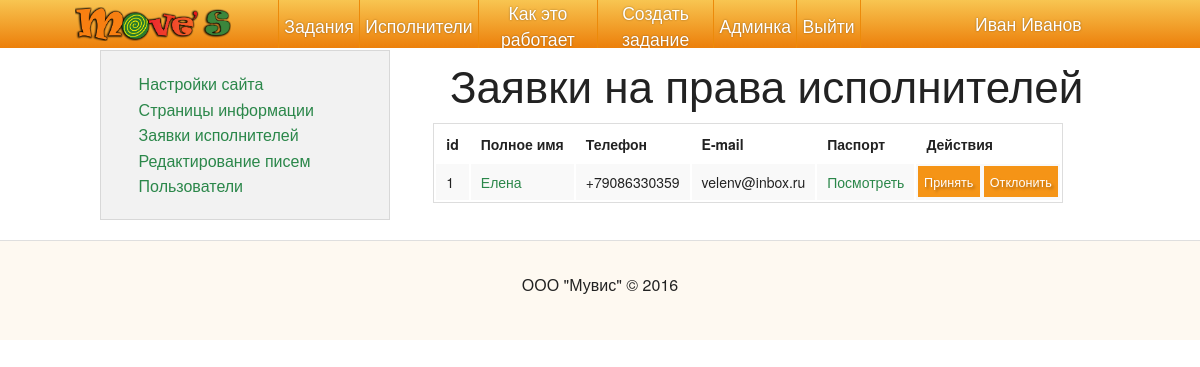
Page /admin/applications/ (signed in) on the committed database.
### project/modules/user/model.py (models this page shows, shortened)
class User(Model, UserMixin):
    id = Column(db.Integer, primary_key=True)
    full_name = Column(db.String(255), nullable=False)
    registered_at = Column(db.DateTime, default=datetime.datetime.utcnow)
    last_visited_at = Column(db.DateTime, default=None)
    phone = Column(db.String(100))
    email = Column(db.String(100))
    password = Column(db.String(64), nullable=False)
    password_salt = Column(db.String(8), nullable=False)
    city = Column(db.String(255), nullable=False)
    active = Column(db.Boolean, default=True, nullable=False) # Is account activated
    email_confirmed = Column(db.Boolean, default=False, nullable=False) # Is account activated
    phone_confirmed = Column(db.Boolean, default=False, nullable=False) # Is phone confirmed
    doer = Column(db.Boolean, default=False, nullable=False)   # Does a user have doer rights
    task_categories = relationship('Category', secondary=category_to_doer, backref=db.backref('doers', lazy='dynamic'))
    balance = Column(db.Numeric(precision=15, scale=2), default=None)
    avatar_id = Column(db.Integer, db.ForeignKey('upload.id'), nullable=True)
    avatar = relationship('Upload', foreign_keys=[avatar_id], uselist=False)
    rights = Column(db.String(100), nullable=False, default='user')
    roles = db.relationship('Role', secondary=role_to_user, backref=db.backref('users', lazy='dynamic'))
    age = Column(db.Integer)
    about = Column(db.Text(2048), default='')
    deleted = Column(db.Boolean, default=False, nullable=False)
    _rating = Column('rating', db.Float, nullable=False, default=0.0)
    @hybrid_property
    def rating(self):
        return self._rating
    @rating.setter
    def rating(self, value):
        raise Exception('Please, use User.add_rating(rater, value) and User.remove_rating(rating_id) methods')
    def is_authenticated(self):
        return True

### project/modules/doer_application/model.py (models this page shows)
class DoerApplication(Model):
    id = Column(db.Integer, primary_key=True)
    user_id = Column(db.Integer, db.ForeignKey('user.id'))
    user = relationship('User', foreign_keys=[user_id], uselist=False)
    passport_scan_id = Column(db.Integer, db.ForeignKey('upload.id'), nullable=False)
    passport_scan = relationship('Upload', foreign_keys=[passport_scan_id], uselist=False)
    created_at = Column(db.DateTime, default=datetime.datetime.utcnow)

### project/modules/admin/views.py (the view)
@frontend.route('admin/applications/', methods=['GET'])
@rights_required('admin')
def admin_applications():
    applications = DoerApplication.query.all()
    return render_template('admin/applications.html', **{
        'applications': applications
    })

### project/security.py (called while the page is built)
@login_manager.user_loader
def load_user(id):
    print('USER LOADER CALLED')
    result = User.query.get( int(id) )
    print('REQUESTED USER ID: {}'.format(id))
    print('REQUESTED USER: {}'.format(result))
    return result

### project/template_globals.py (called while the page is built)
@app.template_filter('nl2br')
def nl2br(value):
    value = re.sub(r'\r\n|\r|\n', '\n', value)
    return Markup(value.replace('\n', '<br />'))

@app.template_filter('oneline')
def oneline(value):
    value = re.sub(r'\r\n|\r|\n', '\n', value)
    return Markup(value.replace('\n', ' '))

@app.context_processor
def inject_globals():
	return {
		'now': datetime.datetime.now(),
		'settings': Constant.query.filter_by(active=True).first(),
		'config': config,
        'user_avatar_link': user_avatar_link
	}

### project/util.py (called while the page is built)
def rights_required(rights):
    rights_order = ['guest', 'deleted', 'user', 'moderator', 'admin']
    def decorator(f):
        @functools.wraps(f)
        def wrapper(*args, **kwargs):
            rights_level = current_user.rights or 'guest'
            if rights_level not in rights_order:
                return redirect( url_for('frontend.access_denied') )
            if rights_order.index(rights_level) < rights_order.index(rights):
                return redirect( url_for('frontend.access_denied') )
            return f(*args, **kwargs)
        return wrapper
    return decorator

### templates/admin/applications.html (shortened to what this page needs)
{% extends 'admin/admin_base.html' %}
{% block controller %}admin_applications{% endblock %}
{% block admin_page %}
	<h1>Заявки на права исполнителей</h1>
    <div class="admin-applications">
    	<table class="admin-applications__list">
    	<tr>
    		<th>id</th>
    		<th>Полное имя</th>
    		<th>Телефон</th>
    		<th>E-mail</th>
            <th>Паспорт</th>
    		<th>Действия</th>
    	</tr>
    	{% for application in applications %}
    		<tr class="admin-applications__item">
    			<td class="admin-applications__id">{{ application.id }}</td>
    			<td class="admin-applications__name"><a href="{{ url_for('frontend.user_view', id=application.user.id) }}">{{ application.user.full_name }}</a></td>
    			<td class="admin-applications__phone">{{ application.user.phone }}</td>
                <td class="admin-applications__email">{{ application.user.email }}</td>
    			<td class="admin-applications__passport"><a href="{{ application.passport_scan.url }}" target="_blank">Посмотреть</a></td>
    			<td class="admin-applications__actions">
    				<form class="single-action-form" action="{{ url_for('frontend.confirm_doer_application') }}" method="POST">
    					<input type="submit" class="button mini" value="Принять">
    				</form>
    				<form class="single-action-form" action="{{ url_for('frontend.reject_doer_application') }}" method="POST">
    					<input type="submit" class="button mini" value="Отклонить">
    				</form>
    			</td>
    		</tr>
    	{% endfor %}
    	</table>
    </div>
{% endblock admin_page %}

### templates/base.html (shortened to what this page needs)
<!doctype html>
<html class="no-js" lang="ru">
<head>
    {% block styles %}
    <link rel="stylesheet" href="/static/assets/css/app.css">
    <link rel="stylesheet" href="/static/assets/css/additional_styles.css">
    <link rel="stylesheet" href="/static/assets/css/jquery.datetimepicker.css">
    <link rel="stylesheet" href="/static/assets/css/magnific-popup.css">
    <link rel="stylesheet" href="/static/assets/css/chosen.min.css">
    <link rel="stylesheet" href="/static/assets/css/trumbowyg/trumbowyg.min.css">
    {% endblock %}
</head>
<body class="{% block controller %}{% endblock %}">
    <div class="off-canvas-wrap" data-offcanvas>
        <div class="inner-wrap">
            {% block menu %}
            <div class="row full-width sticky-header hide-for-small-only">
                <div class="small-2 columns hide-for-medium-only sticky-header__logo">
                    <div class="center-y">
                        <a href="{{ url_for('frontend.index') }}" class="sticky-header__link"><img class="sticky-header__logo" src="/static/assets/img/logo_shaded.png"></a>
                    </div>
                </div>
                <nav class="small-7 columns sticky-header__items">
                    <div class="center-y">
                        <a href="{{ url_for('frontend.task_list') }}" class="sticky-header__nav-link">Задания</a>
                        <a href="{{ url_for('frontend.user_list') }}" class="sticky-header__nav-link">Исполнители</a>
                        <a href="{{ url_for('frontend.info') }}" class="sticky-header__nav-link last">Как это работает</a>
						{% if current_user.is_authenticated() %}
                        <a href="{{ url_for('frontend.task_new') }}" class="sticky-header__nav-link">Создать задание</a>
                        {% if current_user.rights == 'admin' %}
                        <a href="{{ url_for('frontend.admin_settings') }}" class="sticky-header__nav-link last">Админка</a>
                        {% endif %}
                        <a href="{{ url_for('frontend.logout') }}" class="sticky-header__nav-link">Выйти</a>
						{% endif %}
                    </div>
                </nav>
                <div class="small-2 columns sticky-header__profile">
                    <div class="center-y">
                        {% if current_user.is_authenticated() %}
                        <a href="{{ url_for('frontend.user_view', id = current_user.id) }}">{{ current_user.full_name }}</a>
                        {% else %}
                            <a href="{{ url_for('frontend.login') }}" class="sticky-header__nav-link">Вход</a>
                            <a href="{{ url_for('frontend.reg') }}" class="sticky-header__nav-link">Регистрация</a>
                        {% endif %}
                    </div>
                </div>
            </div>
            {% endblock menu %}
            <div class="content-pad">
            {% block body %}
            {% endblock %}
            </div>
        </div>
    </div>
	{% block footer %}
	<footer class="footer">
		<div class="row full-width">
			<div class="small-12 columns center-x">
				ООО "Мувис" &#169; {{ now.strftime('%Y') }}
			</div>
		</div>
	</footer>
	{% endblock %}
</body>
</html>

### static/assets/css/additional_styles.css (style rules this page uses)
.button.mini { font-size: 0.9em; padding: 0.5em; margin-bottom: 0 }
.single-action-form { display: inline-block; }
.admin-applications__actions { padding: 0.1em; }
.sticky-header a { font-size: 1.1em; }

### rows in the picture
User: full_name "Иван Иванов"
DoerApplication: id "1", user.full_name "Елена", user.phone "+79086330359", user.email "velenv@inbox.ru"
